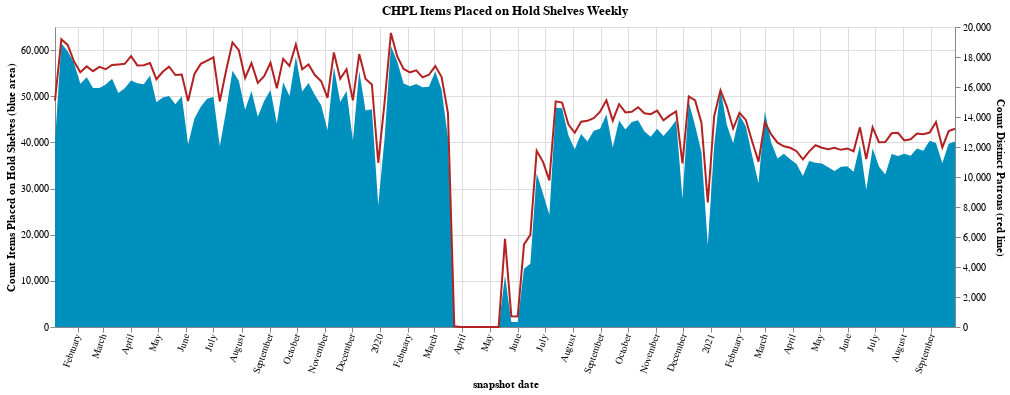

Write notebook code for a chart like this one.
### Code cell
source = df
# knock some precision off so it's not so crazy to look at
source['items_per_patron'] = source.apply(
    lambda x: float(f"{x.items_per_patron:.2f}"), axis=1
)
base = alt.Chart(source).encode(
    # x='end_date:T',
    x=alt.X(
        'end_date:T',
        axis=alt.Axis(title='snapshot date', labelAngle=-70),  
    ),
    tooltip=['start_date:T', 'end_date:T', 'count_items', 'count_distinct_patrons', 'items_per_patron' ]
)

area = base.mark_area(color="#0090bd").encode(
    # y='count_items:Q',
    y=alt.Y(
        'count_items:Q',
        title = 'Count Items Placed on Hold Shelves (blue area)'
    )
)

line = base.mark_line(color='firebrick').encode(
    # y='count_distinct_patrons:Q'
    y = alt.Y(
        'count_distinct_patrons:Q',
        title = 'Count Distinct Patrons (red line)'
    )
)

(area + line).resolve_scale(y='independent').properties(
    title="CHPL Items Placed on Hold Shelves Weekly",
    width=900
)

### Figure 1 — Vega-Lite specification as saved in the notebook (floating-point values rounded to 4 significant figures; data arrays with more than 128 entries replaced by an {"elided": "..."} marker saying what was removed)
{"config": {"view": {"continuousWidth": 400, "continuousHeight": 300}}, "layer": [{"mark": {"type": "area", "color": "#0090bd"}, "encoding": {"tooltip": [{"type": "temporal", "field": "start_date"}, {"type": "temporal", "field": "end_date"}, {"type": "quantitative", "field": "count_items"}, {"type": "quantitative", "field": "count_distinct_patrons"}, {"type": "quantitative", "field": "items_per_patron"}], "x": {"type": "temporal", "axis": {"labelAngle": -70, "title": "snapshot date"}, "field": "end_date"}, "y": {"type": "quantitative", "field": "count_items", "title": "Count Items Placed on Hold Shelves (blue area)"}}}, {"mark": {"type": "line", "color": "firebrick"}, "encoding": {"tooltip": [{"type": "temporal", "field": "start_date"}, {"type": "temporal", "field": "end_date"}, {"type": "quantitative", "field": "count_items"}, {"type": "quantitative", "field": "count_distinct_patrons"}, {"type": "quantitative", "field": "items_per_patron"}], "x": {"type": "temporal", "axis": {"labelAngle": -70, "title": "snapshot date"}, "field": "end_date"}, "y": {"type": "quantitative", "field": "count_distinct_patrons", "title": "Count Distinct Patrons (red line)"}}}], "data": {"name": "data-bec4df9564a45e4b04e1437aaf49fc7b"}, "resolve": {"scale": {"y": "independent"}}, "title": "CHPL Items Placed on Hold Shelves Weekly", "width": 900, "$schema": "https://vega.github.io/schema/vega-lite/v4.8.1.json", "datasets": {"data-bec4df9564a45e4b04e1437aaf49fc7b": {"elided": "143 records"}}}
